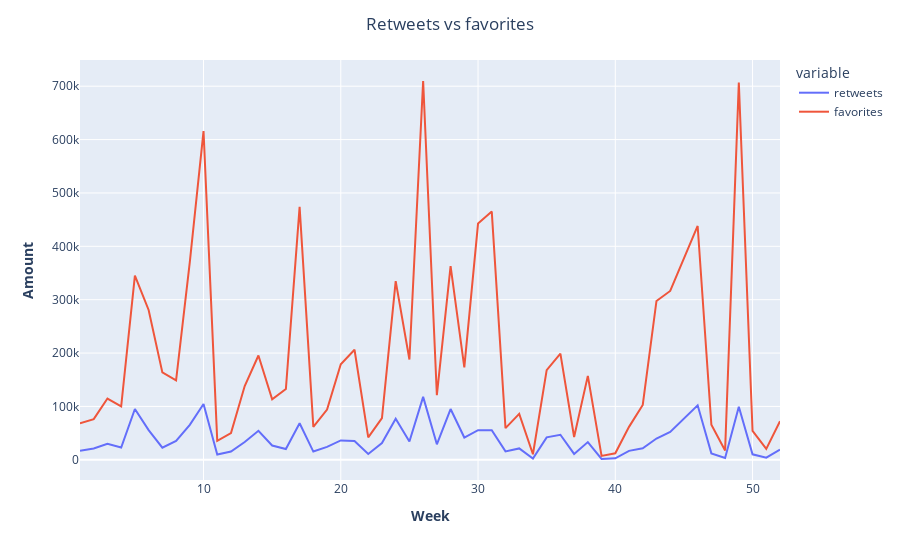

Source (notebook cell):
### Code cell
fig = px.line(eng_weekly, x='week', y=eng_weekly.columns[1:3])

# Add figure title
fig.update_layout(
    title_text="Retweets vs favorites",
    title_x = 0.5
)

# add axes
fig.update_xaxes(title_text="<b>Week</b>")
fig.update_yaxes(title_text="<b>Amount</b>")

fig.show()

### Figure 1 — Plotly figure (JSON) as saved in the notebook; plotly's stock layout.template omitted (floating-point values rounded to 4 significant figures)
{"data": [{"hovertemplate": "variable=retweets<br>week=%{x}<br>value=%{y}<extra></extra>", "legendgroup": "retweets", "line": {"color": "#636efa", "dash": "solid"}, "marker": {"symbol": "circle"}, "mode": "lines", "name": "retweets", "orientation": "v", "showlegend": true, "type": "scatter", "x": [1, 2, 3, 4, 5, 6, 7, 8, 9, 10, 11, 12, 13, 14, 15, 16, 17, 18, 19, 20, 21, 22, 23, 24, 25, 26, 27, 28, 29, 30, 31, 32, 33, 34, 35, 36, 37, 38, 39, 40, 41, 42, 43, 44, 46, 47, 48, 49, 50, 51, 52], "xaxis": "x", "y": [16984, 21050, 29939, 23023, 95193, 55529, 22579, 35484, 65467, 104438, 9723, 15381, 33285, 54243, 26740, 20043, 68459, 15386, 24274, 36347, 35366, 10843, 31245, 76946, 34264, 117852, 28987, 95063, 41664, 55561, 55471, 15739, 21273, 2193, 41976, 46934, 11014, 33146, 1472, 2850, 16681, 21628, 39834, 52321, 102035, 12046, 3508, 99261, 10208, 4010, 18871], "yaxis": "y"}, {"hovertemplate": "variable=favorites<br>week=%{x}<br>value=%{y}<extra></extra>", "legendgroup": "favorites", "line": {"color": "#EF553B", "dash": "solid"}, "marker": {"symbol": "circle"}, "mode": "lines", "name": "favorites", "orientation": "v", "showlegend": true, "type": "scatter", "x": [1, 2, 3, 4, 5, 6, 7, 8, 9, 10, 11, 12, 13, 14, 15, 16, 17, 18, 19, 20, 21, 22, 23, 24, 25, 26, 27, 28, 29, 30, 31, 32, 33, 34, 35, 36, 37, 38, 39, 40, 41, 42, 43, 44, 46, 47, 48, 49, 50, 51, 52], "xaxis": "x", "y": [68184, 76142, 114779, 100192, 345176, 280719, 163801, 148807, 370328, 615819, 35381, 50146, 138162, 195430, 113365, 132678, 473913, 61562, 94030, 179062, 206206, 42066, 78095, 334655, 187887, 709752, 121017, 362753, 173031, 442649, 465079, 59226, 85959, 10415, 168074, 198989, 42758, 157173, 7289, 12093, 61702, 102709, 297647, 316357, 438142, 65540, 17570, 707018, 54106, 20365, 72373], "yaxis": "y"}], "layout": {"legend": {"title": {"text": "variable"}, "tracegroupgap": 0}, "margin": {"t": 60}, "title": {"text": "Retweets vs favorites", "x": 0.5}, "xaxis": {"anchor": "y", "domain": [0, 1], "title": {"text": "<b>Week</b>"}}, "yaxis": {"anchor": "x", "domain": [0, 1], "title": {"text": "<b>Amount</b>"}}}}
